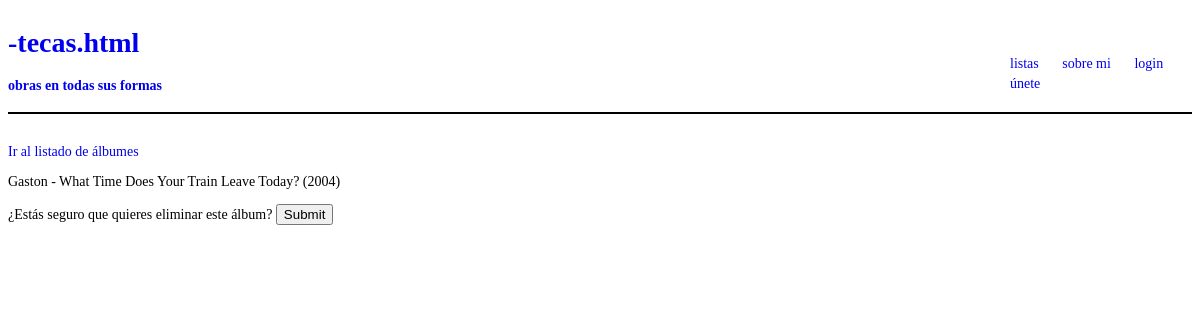
/eliminar_album/2, run on an earlier commit of the app's database.
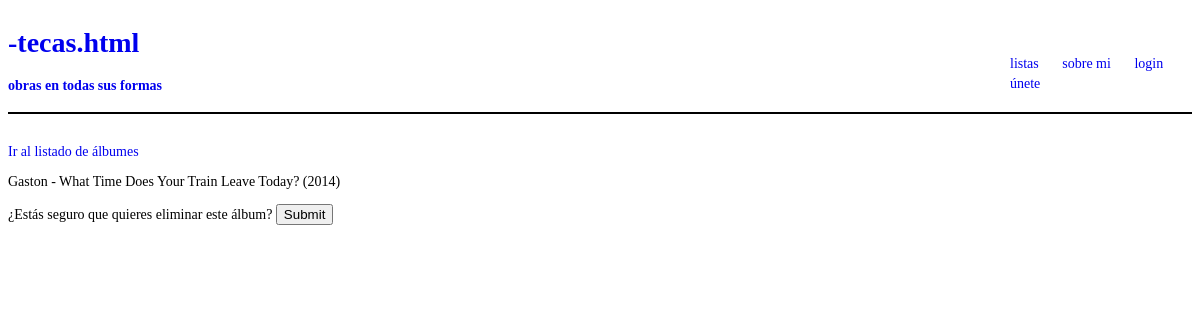
And on a later commit of the database.
### app_a/models.py (models this page shows, shortened)
class Album(models.Model):
    titulo = models.CharField(max_length=100)
    anio = models.IntegerField()
    autor = models.CharField(max_length=100)
    genero = models.CharField(max_length=50)
    portada = models.ImageField(upload_to='media/', null=True, blank=True)
    review = RichTextField(blank=True, null=True)

### app_a/views.py (the view)
# urls.py: path('eliminar_album/<int:pk>', views.AlbumDeleteView.as_view(), name='eliminar_album'),
class AlbumDeleteView(SuccessMessageMixin, DeleteView):
    model = Album
    success_url = '/lista_album'
    template_name = 'album/borrar_album.html'
    success_message = 'Álbum borrado!'

### app_a/templates/album/borrar_album.html (shortened to what this page needs)
{% extends 'tem/base.html' %}
{% block body %}
    <a href={% url 'lista_album' %}>Ir al listado de álbumes</a>
    {% if album %}
        <p>
            {{album.autor}} - {{album.titulo}} ({{album.anio}})
        </p>
    {% endif %}
    <form method='POST'> {% csrf_token %}
        ¿Estás seguro que quieres eliminar este álbum?
        <input type='submit' placeholder='Eliminar álbum'>
    </form>
{% endblock %}

What changed in the data, as far as the page shows it:
changed Album "Gaston": anio "2004" → "2014"
